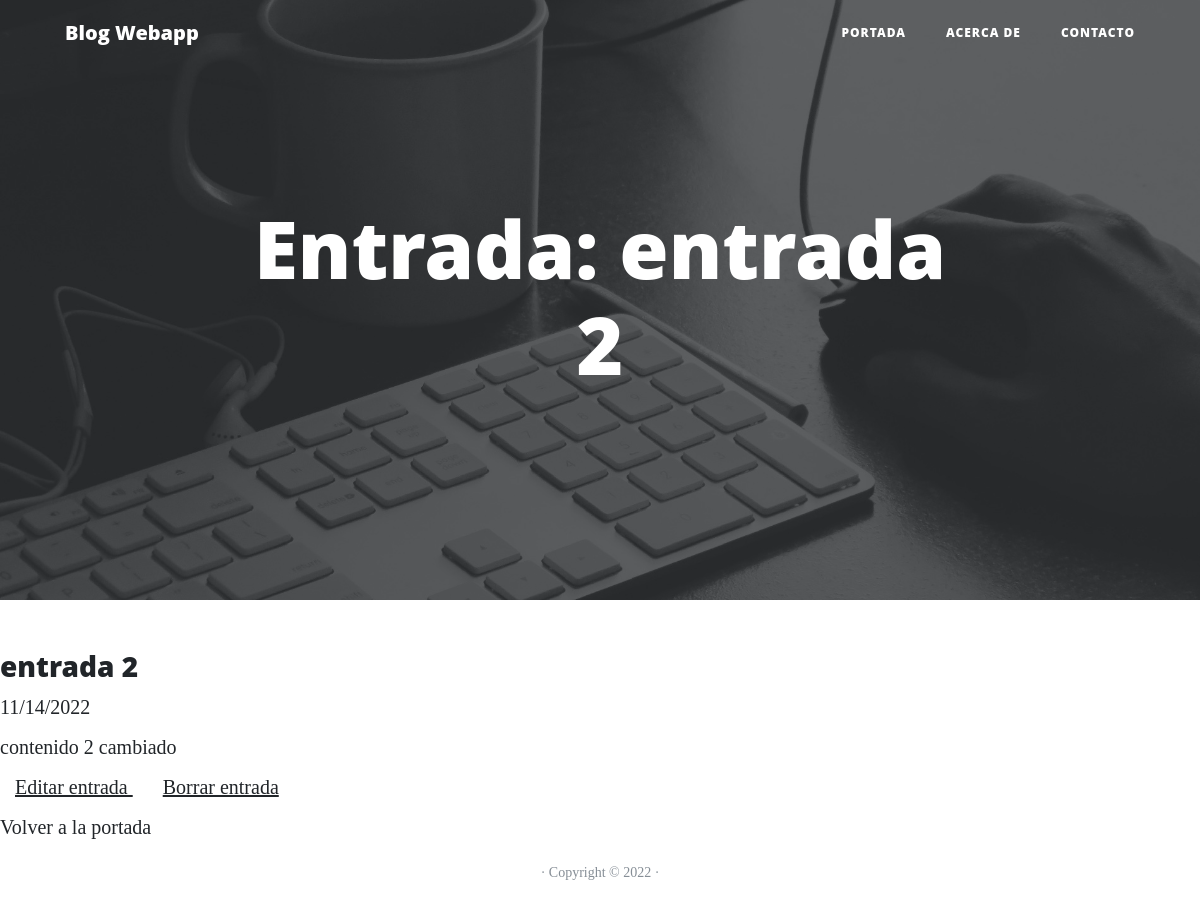
Page /blog/3 on the committed database.
### blog/models.py (models this page shows, shortened)
class Post(models.Model):
    title = models.CharField(max_length=200, verbose_name="Título")
    content = models.TextField(verbose_name="Contenido")
    created = models.DateTimeField(auto_now_add=True, verbose_name="Creado")
    modified = models.DateTimeField(auto_now=True, verbose_name="Modificado")
    class Meta:
        verbose_name = "entrada"
        verbose_name_plural = "entradas"

### blog/views.py (the view)
# urls.py: path('blog/<id>', post_details, name='post_details'),
def post_details(request, id):
    post = Post.objects.get(id=id)
    return render(request, "blog/frontend/post.html", {'post': post})

### blog/templates/blog/frontend/post.html
{% extends 'blog/frontend/base.html' %}
{% block title %} Entrada: {{ post.title }} {% endblock %}
{% block content %}
<div>
    <h3>{{ post.title }}</h3>
    <span class="date">{{ post.created|date:"SHORT_DATE_FORMAT" }}</span>
    <p>{{ post.content }}</p>
        <p>
            <a href="{% url 'admin:blog_post_change' post.id %}" class="col-lg-8 col-md-10 mx-auto">
                Editar entrada
            </a>
            <a href="{% url 'admin:blog_post_delete' post.id %}" class="col-lg-8 col-md-10 mx-auto">
                Borrar entrada
            </a>
        </p>
    <a href="{% url 'home' %}">Volver a la portada</a>
</div>
{% endblock %}

### rows in the picture
Post: title "entrada 2", created "11/14/2022", content "contenido 2 cambiado"
